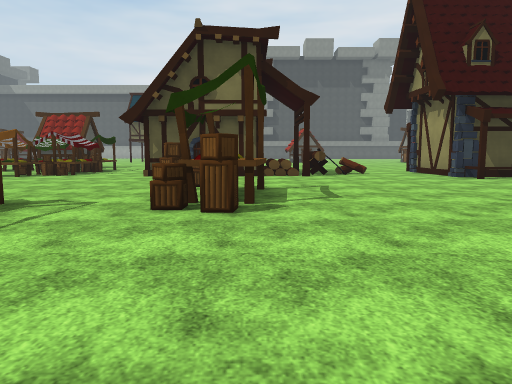
[1] (above)

14 first-person views from a walk through a Unity game level. The camera is 1.3 m above the floor, tilts 6° down and sees 70° across. The floor is counted in squares, 2.78 m on a side. Each view is taken from the middle of a square. On the plan, view 1 faces up. The plan holds only what a view shows up to about 9 squares ahead; the rest is blank. The place goes on beyond the plan. The terrain is drawn as flat ground. The player character is not drawn. Some animated figures are left out. Surface patterns are stand-ins for the level's own textures.

[2]
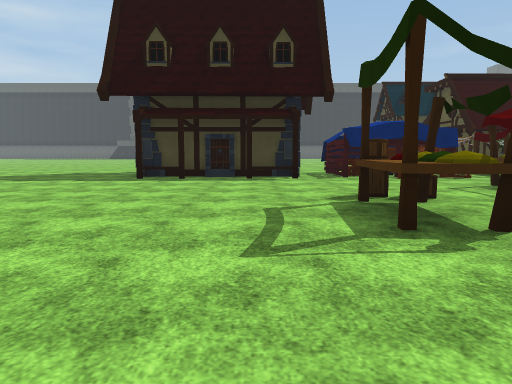

[3]
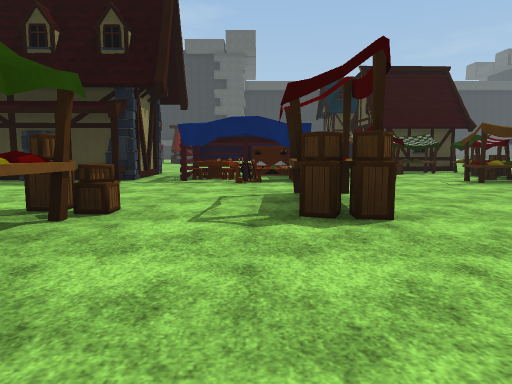

[4]
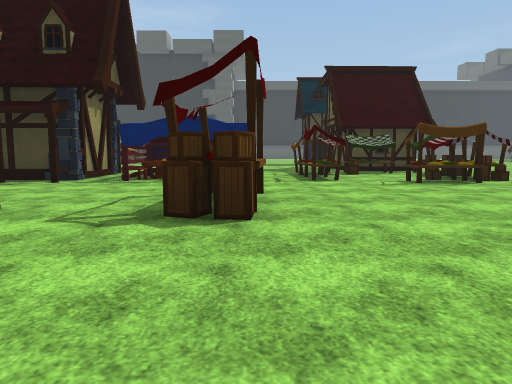

[5]
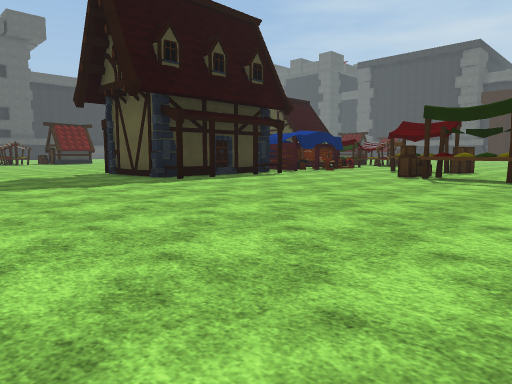

[6]
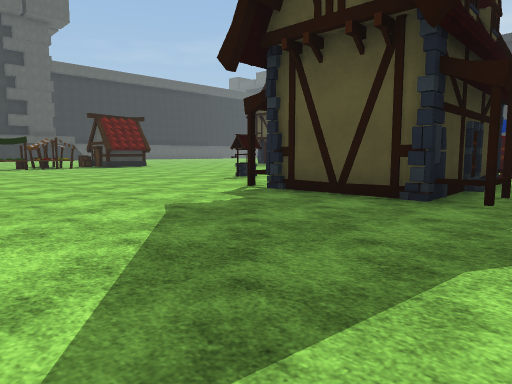

[7]
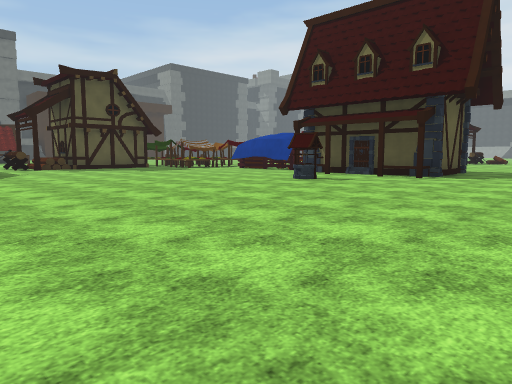

[8]
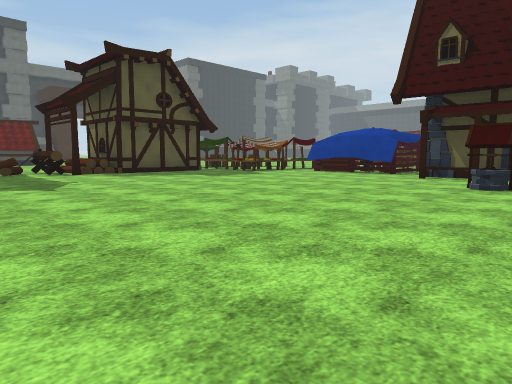

[9]
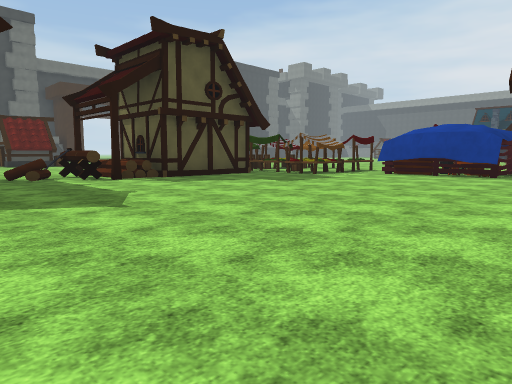

[10]
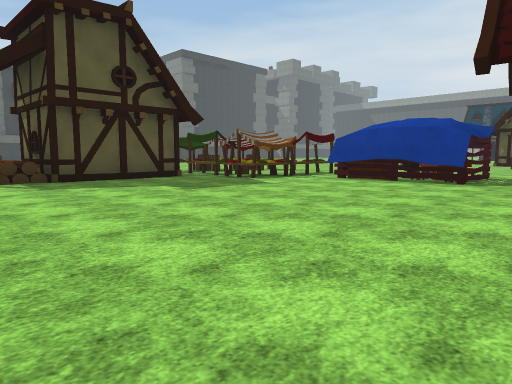

[11]
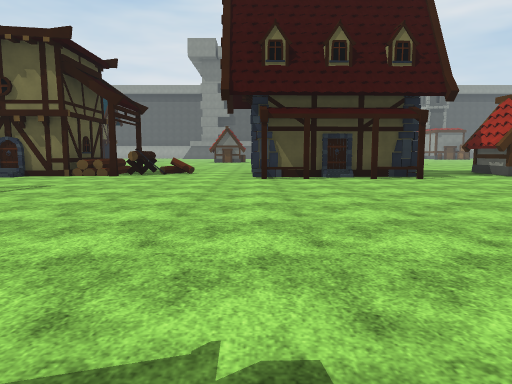

[12]
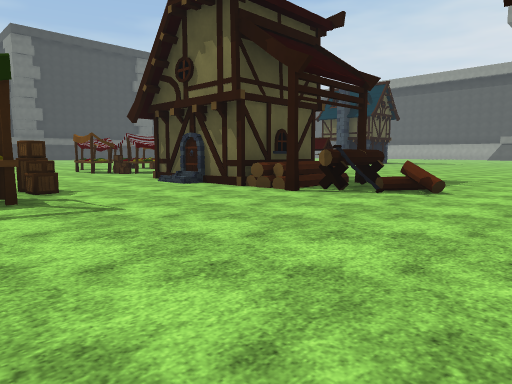

[13]
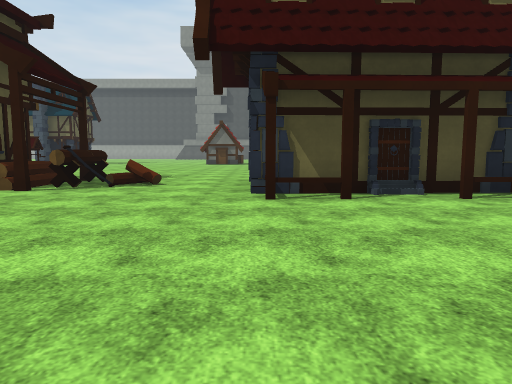

[14]
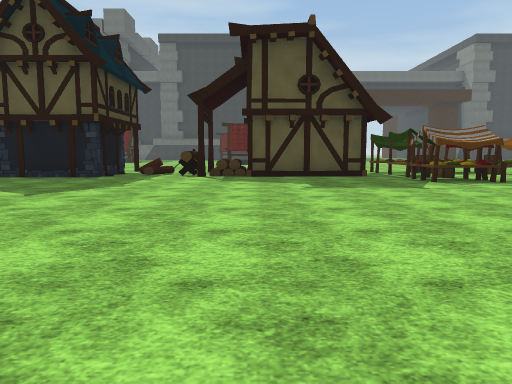

### Floor plan
Points are (right, up) in squares from view 1. A wall is a line through its corners. A room is listed if a view was taken in it or the views show most of it. See-through windows are left out.
Room 1 (views 1, 2, 5, 6, 7, 8, 9, 10, 11, 12, 13, 14)
walls: (1.3, -2.9) (0.3, -2.9) (0.2, 0.1) (1.2, 0.1); (0.1, -0.4) (3.4, -0.3); (0.3, 0.1) (0.3, -0.5); (3.5, -2.3) (0.1, -2.4); (2.3, 0.2) (3.3, 0.2) (3.4, -2.9) (2.4, -2.9); (-3.9, -0.3) (-3.9, -3.1) (-6.2, -3.1); (-4.7, -2.3) (-5.2, -2.3); (-4.6, -0.6) (-3.9, -0.5); (-5.5, -3.7) (-5.4, -6.1); (-2.4, 2.2) (-2.4, 1.5); (-6.3, -2.4) (-5.2, -2.4); (-5.5, 0.2) (-5.5, -0.3); (-5.9, -0.2) (-5.9, -0.7); (-2.3, 3.3) (-2.4, 2.3); (-6.5, -0.6) (-6.6, -1.8); (-6.9, -1.8) (-6.8, -3.1); (-5.5, -7.6) (-6.5, -7.5); (-6.9, -0.2) (-6.9, -0.7); (-0.6, 4.9) (0.1, 4.8) (0, 3.4) (-0.7, 3.4); (-0.5, 5) (-0.6, 3.4); (0.1, 7.6) (-2.3, 7.6); (5.1, 6.7) (4.1, 6.7) (4, 9.1); (6.9, 6.7) (6.9, 7.3); (7.2, 6.8) (6.1, 6.8); (1.5, 9.2) (1.5, 7.7); (7.3, 7.3) (3.8, 7.2)
low walls: (-5.8, -7.2) (-5.8, -7.7); (-6.5, -7.9) (-5.9, -8.2)
ways out: opening at (-4.5, 0.5) to room 2; opening at (-1.5, 3) to room 2; opening at (-0.5, 6.5) to room 2; opening at (3, 8.5) to room 2; gap at (0, -1)
objects: other object (-7, -10) to (-6, -9); other object (-3, -2) to (-1, 0); other object (2, -4)
Room 2 (views 3, 4)
walls: (-3.9, 9.1) (-3.9, 7.9) (-4.8, 7.9) (-4.8, 7.4) (-5.5, 7.4); (-2.6, 3.4) (-2.3, 3.3); (-0.6, 5.1) (-1.4, 5); (-2.8, 2.9) (-2.6, 3.4) (-2.3, 3.3); (-6.7, 0.2) (-5.5, 0.2); (-3.1, 1.6) (-3, 3.5) (-2.3, 3.4); (-7.6, -0.6) (-6.5, -0.6); (-0.8, 3) (-0.7, 4.1); (-5.4, -6.1) (-7.3, -6.2)
low walls: (-5.6, -6.8) (-6.8, -6.9)
ways out: opening at (-4.5, 0.5) to room 1; opening at (-1.5, 3) to room 1; opening at (-0.5, 6.5) to room 1; opening at (3, 8.5) to room 1
objects: other object (-1, 11)

Where each view was taken, in squares from view 1:
view 1: 0 up, 0 right, facing up
view 2: 7 up, 1 right, facing down
view 3: 6 up, 2 left, facing down
view 4: 6 up, 3 left, facing down
view 5: 6 up, 7 right, facing down-left
view 6: 1 up, 7 right, facing down-left
view 7: 10 down, 6 right, facing up-left
view 8: 10 down, 3 right, facing up-left
view 9: 10 down, 1 right, facing up-left
view 10: 8 down, 1 right, facing up-left
view 11: 0 up, 4 right, facing up
view 12: 4 up, 4 right, facing up-left
view 13: 3 up, 4 right, facing up
view 14: 6 down, 2 right, facing left
